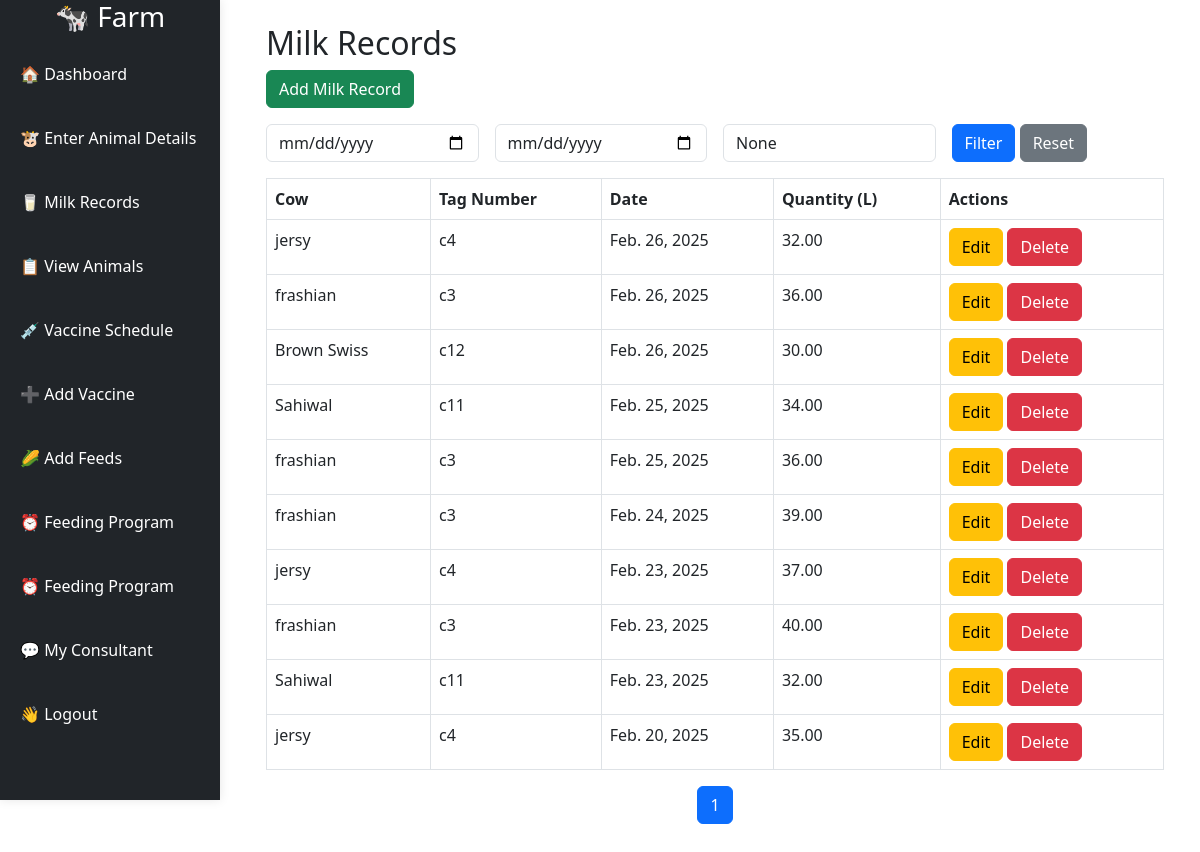
The page /animals/milk/list/ on the database as committed earlier.
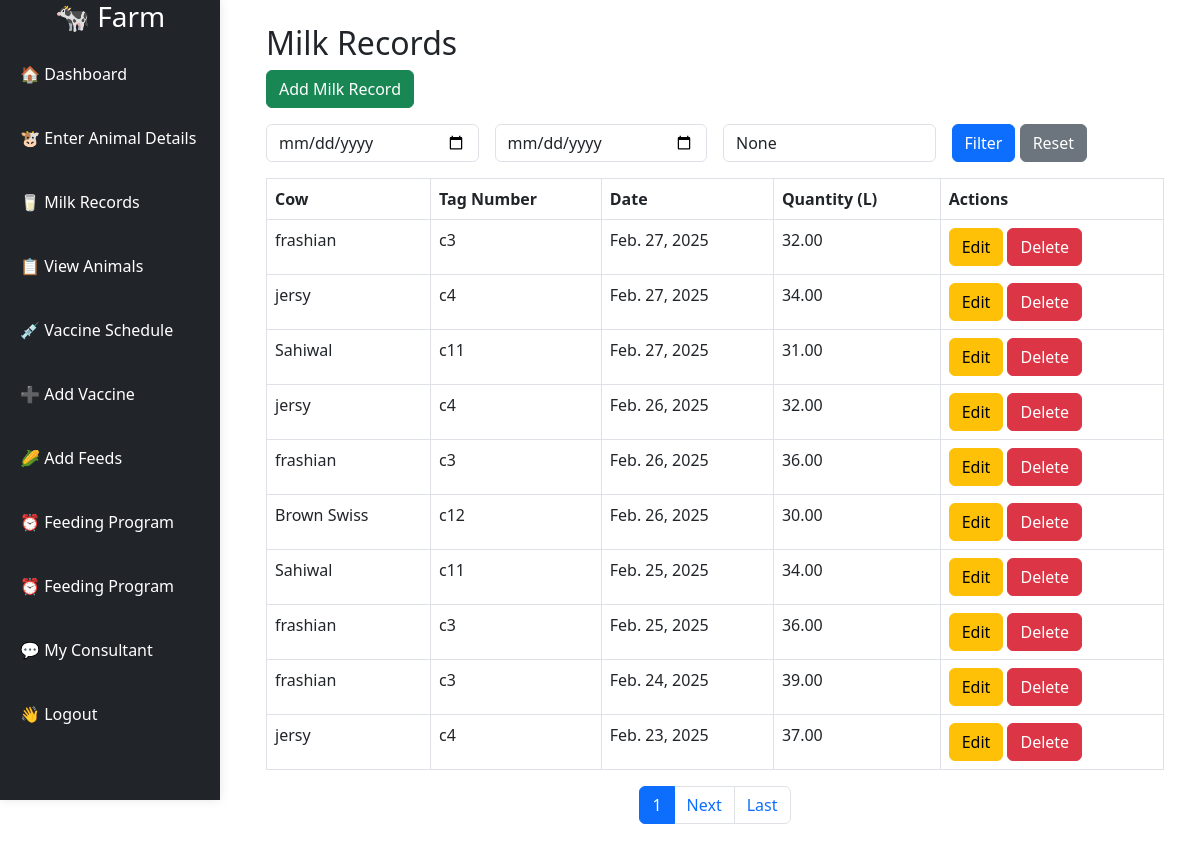
The same page on the database as committed later.
### animals/models.py (models this page shows, shortened)
class MilkRecord(models.Model):
    cow = models.ForeignKey(Animal, on_delete=models.CASCADE, limit_choices_to={'category': 'milking_cow'})
    date = models.DateField(auto_now_add=True)
    quantity = models.DecimalField(max_digits=5, decimal_places=2, help_text="Liters of milk produced")

class Animal(models.Model):
    ANIMAL_TYPES = [
        ('calf', 'Calf'),
        ('milking_cow', 'Milking Cow'),
        ('bull', 'Bull'),
    ]
    GENDER_CHOICES = [
        ('male', 'Male'),
        ('female', 'Female'),
    ]
    tag_number = models.CharField(max_length=20, unique=True)
    name = models.CharField(max_length=100)
    birth_date = models.DateField()
    gender = models.CharField(max_length=10, choices=GENDER_CHOICES)
    category = models.CharField(max_length=20, choices=ANIMAL_TYPES, blank=True)
    health_status = models.TextField(blank=True, null=True)

### animals/views.py (the view)
# urls.py: path('milk/list/', milk_record_list, name='milk_record_list'),
def milk_record_list(request):
    records = MilkRecord.objects.all().order_by('-date')
    start_date = request.GET.get('start_date')
    end_date = request.GET.get('end_date')
    if start_date and end_date:
        records = records.filter(date__range=[start_date, end_date])
    search_query = request.GET.get('search')
    if search_query:
        records = records.filter(cow__tag_number__icontains=search_query)
    paginator = Paginator(records, 10)
    page_number = request.GET.get('page')
    milk_records = paginator.get_page(page_number)
    return render(request, 'milk/milk_record_list.html', {
        'milk_records': milk_records,
        'start_date': start_date,
        'end_date': end_date,
        'search_query': search_query
    })

### templates/milk/milk_record_list.html (shortened to what this page needs)
{% extends 'base.html' %}
{% block content %}
<div class="container">
    <h2>Milk Records</h2>
    <a href="{% url 'add_milk_record' %}" class="btn btn-success mb-3">Add Milk Record</a>
    <form method="GET" class="row g-3 mb-3">
        <div class="col-md-3">
            <input type="date" name="start_date" value="{{ start_date }}" class="form-control" placeholder="Start Date">
        </div>
        <div class="col-md-3">
            <input type="date" name="end_date" value="{{ end_date }}" class="form-control" placeholder="End Date">
        </div>
        <div class="col-md-3">
            <input type="text" name="search" value="{{ search_query }}" class="form-control" placeholder="Search by Tag Number">
        </div>
        <div class="col-md-3">
            <button type="submit" class="btn btn-primary">Filter</button>
            <a href="{% url 'milk_record_list' %}" class="btn btn-secondary">Reset</a>
        </div>
    </form>
    <table class="table table-bordered">
        <thead>
            <tr>
                <th>Cow</th>
                <th>Tag Number</th>
                <th>Date</th>
                <th>Quantity (L)</th>
                <th>Actions</th>
            </tr>
        </thead>
        <tbody>
            {% for record in milk_records %}
            <tr>
                <td>{{ record.cow.name }}</td>
                <td>{{ record.cow.tag_number }}</td>
                <td>{{ record.date }}</td>
                <td>{{ record.quantity }}</td>
                <td>
                    <a href="{% url 'edit_milk_record' record.id %}" class="btn btn-warning">Edit</a>
                    <a href="{% url 'delete_milk_record' record.id %}" class="btn btn-danger">Delete</a>
                </td>
            </tr>
            {% empty %}
            <tr>
                <td colspan="5" class="text-center">No records found.</td>
            </tr>
            {% endfor %}
        </tbody>
    </table>
    <nav>
        <ul class="pagination justify-content-center">
            <li class="page-item active"><span class="page-link">{{ milk_records.number }}</span></li>
            {% if milk_records.has_next %}
                <li class="page-item"><a class="page-link" href="?page={{ milk_records.next_page_number }}">Next</a></li>
                <li class="page-item"><a class="page-link" href="?page={{ milk_records.paginator.num_pages }}">Last</a></li>
            {% endif %}
        </ul>
    </nav>
</div>
{% endblock %}

Rows that differ between the two databases and show on the page:
no longer on this page (row unchanged): MilkRecord: cow.name "frashian", cow.tag_number "c3", date "Feb. 23, 2025", quantity "40.00"
no longer on this page (row unchanged): MilkRecord: cow.name "Sahiwal", cow.tag_number "c11", date "Feb. 23, 2025", quantity "32.00"
no longer on this page (row unchanged): MilkRecord: cow.name "jersy", cow.tag_number "c4", date "Feb. 20, 2025", quantity "35.00"
added MilkRecord: cow.name "frashian", cow.tag_number "c3", date "Feb. 27, 2025", quantity "32.00"
added MilkRecord: cow.name "jersy", cow.tag_number "c4", date "Feb. 27, 2025", quantity "34.00"
added MilkRecord: cow.name "Sahiwal", cow.tag_number "c11", date "Feb. 27, 2025", quantity "31.00"
Other text that changed with them:
text now shown: "Next Last"
